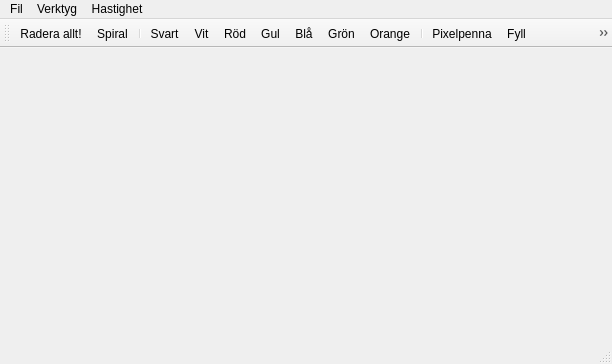
<?xml version="1.0" encoding="UTF-8"?>
<ui version="4.0">
 <class>MainWindow</class>
 <widget class="QMainWindow" name="MainWindow">
  <property name="geometry">
   <rect>
    <x>0</x>
    <y>0</y>
    <width>612</width>
    <height>364</height>
   </rect>
  </property>
  <property name="sizePolicy">
   <sizepolicy hsizetype="Preferred" vsizetype="Preferred">
    <horstretch>0</horstretch>
    <verstretch>0</verstretch>
   </sizepolicy>
  </property>
  <property name="windowTitle">
   <string>DALGO Paint</string>
  </property>
  <widget class="Drawing" name="centralWidget"/>
  <widget class="QMenuBar" name="menuBar">
   <property name="geometry">
    <rect>
     <x>0</x>
     <y>0</y>
     <width>612</width>
     <height>22</height>
    </rect>
   </property>
   <property name="sizePolicy">
    <sizepolicy hsizetype="MinimumExpanding" vsizetype="Fixed">
     <horstretch>0</horstretch>
     <verstretch>0</verstretch>
    </sizepolicy>
   </property>
   <widget class="QMenu" name="menuTools">
    <property name="title">
     <string>Verktyg</string>
    </property>
    <addaction name="actionBlack"/>
    <addaction name="actionWhite"/>
    <addaction name="actionRed"/>
    <addaction name="actionYellow"/>
    <addaction name="actionBlue"/>
    <addaction name="actionGreen"/>
    <addaction name="actionOrange"/>
    <addaction name="separator"/>
    <addaction name="actionPixelpenna"/>
    <addaction name="actionFill"/>
    <addaction name="actionFull"/>
    <addaction name="actionFillNRStack"/>
    <addaction name="actionFillNRFifo"/>
    <addaction name="separator"/>
   </widget>
   <widget class="QMenu" name="menuFil">
    <property name="title">
     <string>Fil</string>
    </property>
    <addaction name="actionErase"/>
   </widget>
   <widget class="QMenu" name="menuHastighet">
    <property name="title">
     <string>Hastighet</string>
    </property>
    <addaction name="actionSlow"/>
    <addaction name="actionNormal"/>
    <addaction name="actionsFast"/>
    <addaction name="actionUltraFast"/>
   </widget>
   <addaction name="menuFil"/>
   <addaction name="menuTools"/>
   <addaction name="menuHastighet"/>
  </widget>
  <widget class="QToolBar" name="mainToolBar">
   <property name="iconSize">
    <size>
     <width>16</width>
     <height>16</height>
    </size>
   </property>
   <attribute name="toolBarArea">
    <enum>TopToolBarArea</enum>
   </attribute>
   <attribute name="toolBarBreak">
    <bool>false</bool>
   </attribute>
   <addaction name="actionErase"/>
   <addaction name="actionSpiral"/>
   <addaction name="separator"/>
   <addaction name="actionBlack"/>
   <addaction name="actionWhite"/>
   <addaction name="actionRed"/>
   <addaction name="actionYellow"/>
   <addaction name="actionBlue"/>
   <addaction name="actionGreen"/>
   <addaction name="actionOrange"/>
   <addaction name="separator"/>
   <addaction name="actionPixelpenna"/>
   <addaction name="actionFill"/>
   <addaction name="actionFillNRStack"/>
   <addaction name="actionFillNRFifo"/>
   <addaction name="separator"/>
   <addaction name="actionSlow"/>
   <addaction name="actionNormal"/>
   <addaction name="actionsFast"/>
   <addaction name="actionUltraFast"/>
   <addaction name="separator"/>
  </widget>
  <widget class="QStatusBar" name="statusBar"/>
  <action name="actionBlack">
   <property name="checkable">
    <bool>true</bool>
   </property>
   <property name="icon">
    <iconset resource="resources.qrc">
     <normaloff>:/images/black.png</normaloff>:/images/black.png</iconset>
   </property>
   <property name="text">
    <string>Svart</string>
   </property>
  </action>
  <action name="actionWhite">
   <property name="checkable">
    <bool>true</bool>
   </property>
   <property name="icon">
    <iconset resource="resources.qrc">
     <normaloff>:/images/white.png</normaloff>:/images/white.png</iconset>
   </property>
   <property name="text">
    <string>Vit</string>
   </property>
  </action>
  <action name="actionRed">
   <property name="checkable">
    <bool>true</bool>
   </property>
   <property name="icon">
    <iconset resource="resources.qrc">
     <normaloff>:/images/red.png</normaloff>:/images/red.png</iconset>
   </property>
   <property name="text">
    <string>Röd</string>
   </property>
  </action>
  <action name="actionYellow">
   <property name="checkable">
    <bool>true</bool>
   </property>
   <property name="icon">
    <iconset resource="resources.qrc">
     <normaloff>:/images/yellow.png</normaloff>:/images/yellow.png</iconset>
   </property>
   <property name="text">
    <string>Gul</string>
   </property>
  </action>
  <action name="actionBlue">
   <property name="checkable">
    <bool>true</bool>
   </property>
   <property name="icon">
    <iconset resource="resources.qrc">
     <normaloff>:/images/blue.png</normaloff>:/images/blue.png</iconset>
   </property>
   <property name="text">
    <string>Blå</string>
   </property>
  </action>
  <action name="actionGreen">
   <property name="checkable">
    <bool>true</bool>
   </property>
   <property name="icon">
    <iconset resource="resources.qrc">
     <normaloff>:/images/green.png</normaloff>:/images/green.png</iconset>
   </property>
   <property name="text">
    <string>Grön</string>
   </property>
  </action>
  <action name="actionOrange">
   <property name="checkable">
    <bool>true</bool>
   </property>
   <property name="icon">
    <iconset resource="resources.qrc">
     <normaloff>:/images/orange.png</normaloff>:/images/orange.png</iconset>
   </property>
   <property name="text">
    <string>Orange</string>
   </property>
  </action>
  <action name="actionPixelpenna">
   <property name="checkable">
    <bool>true</bool>
   </property>
   <property name="icon">
    <iconset resource="resources.qrc">
     <normaloff>:/images/pen.png</normaloff>:/images/pen.png</iconset>
   </property>
   <property name="text">
    <string>Pixelpenna</string>
   </property>
  </action>
  <action name="actionFill">
   <property name="checkable">
    <bool>true</bool>
   </property>
   <property name="icon">
    <iconset resource="resources.qrc">
     <normaloff>:/images/fill1.png</normaloff>:/images/fill1.png</iconset>
   </property>
   <property name="text">
    <string>Fyll</string>
   </property>
  </action>
  <action name="actionErase">
   <property name="icon">
    <iconset resource="resources.qrc">
     <normaloff>:/images/erase.png</normaloff>:/images/erase.png</iconset>
   </property>
   <property name="text">
    <string>Radera allt!</string>
   </property>
  </action>
  <action name="actionFillNRFifo">
   <property name="checkable">
    <bool>true</bool>
   </property>
   <property name="icon">
    <iconset resource="resources.qrc">
     <normaloff>:/images/fill2.png</normaloff>:/images/fill2.png</iconset>
   </property>
   <property name="text">
    <string>Fyll NR FIFO</string>
   </property>
  </action>
  <action name="actionSlow">
   <property name="checkable">
    <bool>true</bool>
   </property>
   <property name="icon">
    <iconset resource="resources.qrc">
     <normaloff>:/images/turtle.png</normaloff>:/images/turtle.png</iconset>
   </property>
   <property name="text">
    <string>långsam</string>
   </property>
  </action>
  <action name="actionNormal">
   <property name="checkable">
    <bool>true</bool>
   </property>
   <property name="icon">
    <iconset resource="resources.qrc">
     <normaloff>:/images/rabbit.png</normaloff>:/images/rabbit.png</iconset>
   </property>
   <property name="text">
    <string>lagom</string>
   </property>
  </action>
  <action name="actionsFast">
   <property name="checkable">
    <bool>true</bool>
   </property>
   <property name="icon">
    <iconset resource="resources.qrc">
     <normaloff>:/images/rocket.png</normaloff>:/images/rocket.png</iconset>
   </property>
   <property name="text">
    <string>snabb</string>
   </property>
  </action>
  <action name="actionUltraFast">
   <property name="checkable">
    <bool>true</bool>
   </property>
   <property name="icon">
    <iconset resource="resources.qrc">
     <normaloff>:/images/cspeed.png</normaloff>:/images/cspeed.png</iconset>
   </property>
   <property name="text">
    <string>c-speed</string>
   </property>
  </action>
  <action name="actionFillNRStack">
   <property name="checkable">
    <bool>true</bool>
   </property>
   <property name="icon">
    <iconset resource="resources.qrc">
     <normaloff>:/images/fill2.png</normaloff>:/images/fill2.png</iconset>
   </property>
   <property name="text">
    <string>Fyll NR Stack</string>
   </property>
  </action>
  <action name="actionFull">
   <property name="checkable">
    <bool>true</bool>
   </property>
   <property name="text">
    <string>Full</string>
   </property>
  </action>
  <action name="actionSpiral">
   <property name="text">
    <string>Spiral</string>
   </property>
  </action>
 </widget>
 <layoutdefault spacing="6" margin="11"/>
 <customwidgets>
  <customwidget>
   <class>Drawing</class>
   <extends>QWidget</extends>
   <header>drawing.h</header>
   <container>1</container>
  </customwidget>
 </customwidgets>
 <resources>
  <include location="resources.qrc"/>
 </resources>
 <connections/>
</ui>
